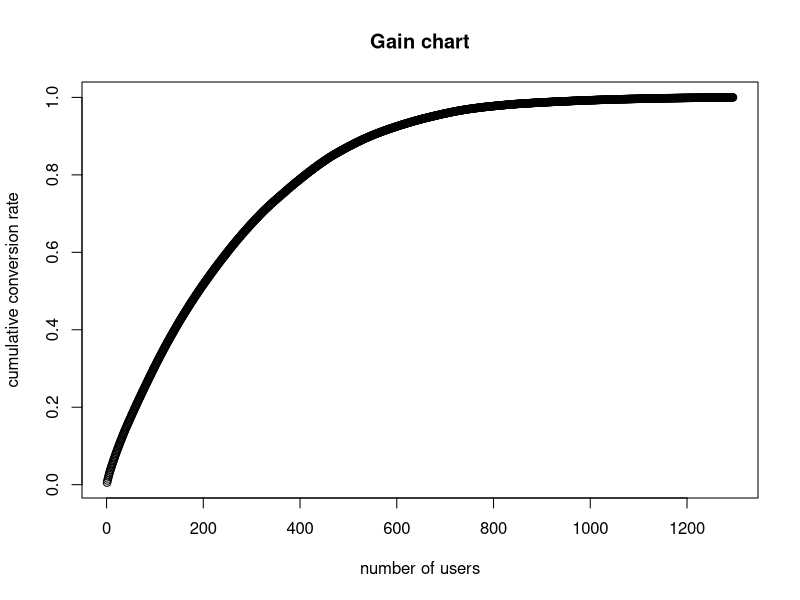
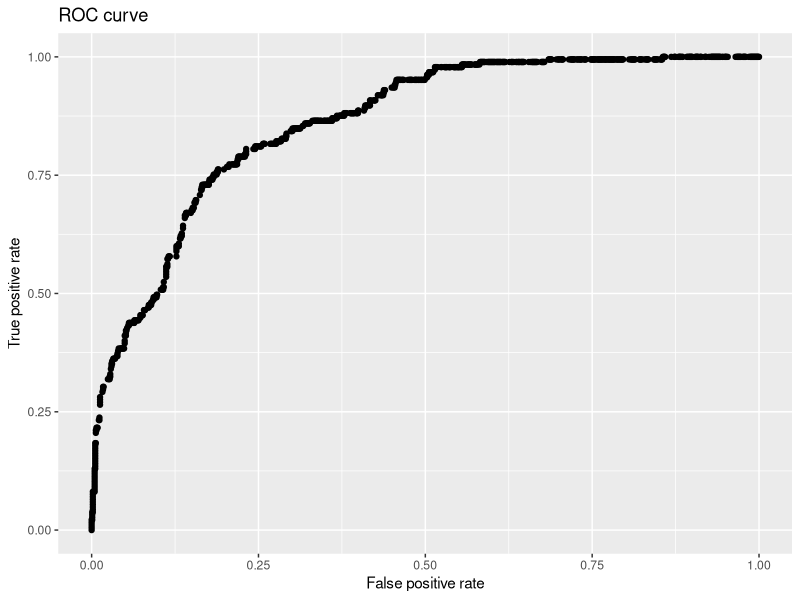

Here is the R script that generated these plots, in order:
library(ROCR)
library(car)
library(rms)
library(tidyverse)

# https://github.com/GoogleCloudPlatform/google-analytics-premium-bigquery-statistics
data1 <- read_csv("train_data.csv")

names(data1)

data1 <- data1[c(-1,-2,-12,-22)]

cor(data1)

symnum(abs(cor(data1)),cutpoints = c(0, 0.2, 0.4, 0.6, 0.9, 1), symbols = c(" ", ".", "_", "+", "*"))

data1 <- data1[c(-3,-7)]

data1 <- data1[,c(-13)]

model <- glm(formula = b_CV_flag ~., data = data1, family = binomial("logit"))

result <- summary(model)

result

vif(model)

data1_2 <- data1[,c(-2)]

model1_2 <- glm(formula = b_CV_flag ~., data = data1_2, family = binomial("logit"))

result1_2 <- summary(model1_2)

result1_2

vif(model1_2)

prob <- data.frame(predict(model1_2, data1_2, type = "response"))
gain <- cumsum(sort(prob[, 1], decreasing = TRUE)) / sum(prob)
plot(gain,main ="Gain chart",xlab="number of users", ylab="cumulative conversion rate")

pred <- prediction(prob, data1_2$b_CV_flag)
perf <- performance(pred, measure = "tpr", x.measure = "fpr")
auc <- performance(pred, measure = "auc")
auc <- auc@y.values[[1]]
auc

qplot(x = perf@x.values[[1]], y = perf@y.values[[1]], xlab = perf@x.name, ylab = perf@y.name, main="ROC curve")

Logistic_Regression_Model <- lrm(b_CV_flag ~., data1_2)
Logistic_Regression_Model

AIC(model)
AIC(model1_2)

coef <- names(model1_2$coefficient)
value <- as.vector(model1_2$coefficient)
result <- data.frame(coef, value)
result
